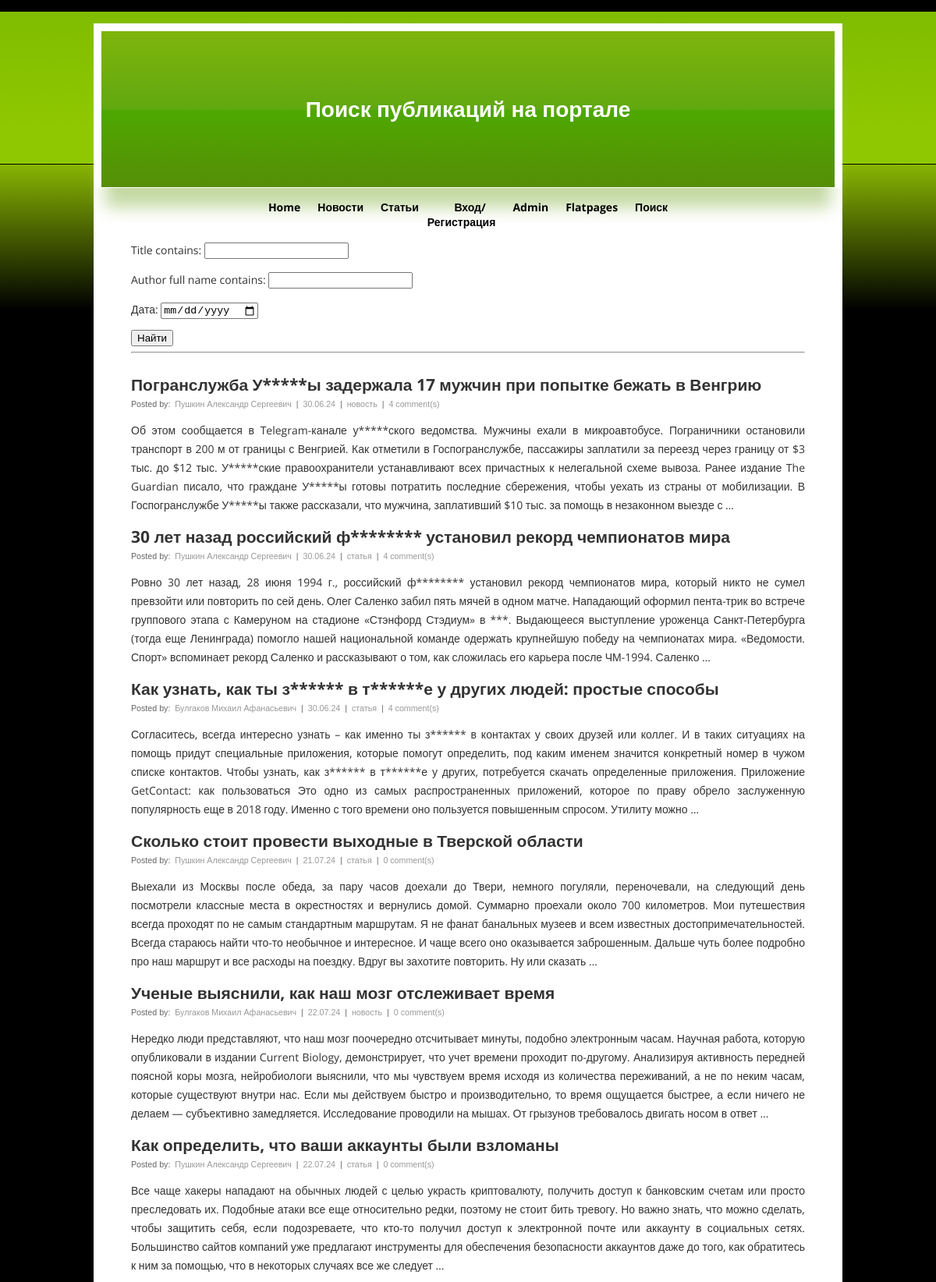
The app's page /news/search/ (upper part) with its own data.
### np_post/models.py (models this page shows, shortened)
class Post(models.Model):
    title = models.CharField(max_length=170)
    text_post = models.TextField()
    rating = models.IntegerField(default=0)
    date_creation = models.DateTimeField(auto_now_add=True)
    publication_type = models.CharField(max_length=8, default=ARTICNEWS.NEWS, choices=(
        (ARTICNEWS.NEWS, 'Новость'), (ARTICNEWS.ARTICLE, 'Статья'),
    ))
    author = models.ForeignKey(Author, on_delete=models.RESTRICT, related_name='Posts')
    category = models.ManyToManyField(Category, related_name='post_category')

class Author(models.Model):
    full_name = models.CharField(max_length=50)
    rating = models.IntegerField(blank=True, default=0)
    user = models.OneToOneField(User, on_delete=models.CASCADE)

### np_post/views.py (the view)
# urls.py: path('news/search/', SearchList.as_view(), name='search'),
class SearchList(ListView):
    model = Post
    template_name = 'search.html'
    context_object_name = 'search'
    def get_queryset(self):
        queryset = super().get_queryset()
        self.filterset = PublicFilter(self.request.GET, queryset)
        return self.filterset.qs
    def get_context_data(self, **kwargs):
        context = super().get_context_data(**kwargs)
        context['filterset'] = self.filterset
        return context

### np_post/templatetags/censor_filters.py (called while the page is built)
@register.filter()
def censor(value):
    for curse_word in CURSE_WORDS:
        pattern = curse_word
        repl = len(curse_word) * '*'
        value = re.sub(pattern, repl, value)
    return value

### templates/search.html (shortened to what this page needs)
{% extends 'main.html' %}
{% load censor_filters %}
{% block header %}
    <h1><a href="#" title="Поиск публикаций на портале">Поиск публикаций на портале</a></h1>
{% endblock header %}
{% block content %}
    <form action="" method="get">
       {{ filterset.form.as_p }}
       <input type="submit" value="Найти" />
     </form>
     <hr><br>
    {% if search %}
        {% for srch in search %}
		    <h2><a title="{{ srch.title|censor }}" href="#">{{ srch.title|censor }}</a></h2>
		    <span class="author">Posted by: <a href="#">{{ srch.author.full_name }}</a> |
            <a href="#">{{ srch.date_creation|date:'d.m.y' }}</a> |
            <a href="#">{{ srch.publication_type }}</a> |
            <a href="#">{{ srch.comment_set.all.count }} comment(s)</a></span>
		    <p>{{ srch.text_post|censor|truncatewords:80 }}</p>
        {% endfor %}
    {% else %}
        <h2>Ничего не найдено.</h2>
    {% endif %}
{% endblock content %}

### static/css/styles.css (style rules this page uses)
body { background-color:#000; color:#333; font: normal 14px "Open Sans", sans-serif; margin:0; }
h1,h2,h3,p,li { text-align:left; }
a { background-color:inherit; color:#333; text-decoration:none; }
#header h1 { text-align:center; padding:0; margin:80px auto 0 auto; }
#header a { background-color:inherit; color:#fff; text-decoration:none; }
#content h2 { padding:0; margin:0 auto; }
#content span.author { font:normal 8pt Arial,Helvetica,sans-serif; background-color:inherit; color:#666; }
#content span.author a { background-color:inherit; color:#999; text-decoration:none; padding:0 3px; }
#content p { text-align:justify; line-height:24px; }

### records on screen
Post: title|censor "Погранслужба У*****ы задержала 17 мужчин при попытке бежать в Венгрию", author.full_name "Пушкин Александр Сергеевич", date_creation "30.06.24", publication_type "новость", comment_set.all.count "4", text_post|censor "Об этом сообщается в Telegram-канале у*****ского ведомства. Мужчины ехали в микроавтобусе. Пограничники остановили транспорт в 200 м от границы с Венгрией. Как отметили в Госпогранслужбе, пассажиры заплатили за переезд через границу от $3 тыс. до $12 тыс. У*****ские правоохранители устанавливают всех причастных к нелегальной схеме вывоза. Ранее издание The Guardian писало, что граждане У*****ы готовы потратить последние сбережения, чтобы уехать из страны от мобилизации. В Госпогранслужбе У*****ы также рассказали, что мужчина, заплативший $10 тыс. за помощь в незаконном выезде с …"
Post: title|censor "30 лет назад российский ф******** установил рекорд чемпионатов мира", author.full_name "Пушкин Александр Сергеевич", date_creation "30.06.24", publication_type "статья", comment_set.all.count "4", text_post|censor "Ровно 30 лет назад, 28 июня 1994 г., российский ф******** установил рекорд чемпионатов мира, который никто не сумел превзойти или повторить по сей день. Олег Саленко забил пять мячей в одном матче. Нападающий оформил пента-трик во встрече группового этапа с Камеруном на стадионе «Стэнфорд Стэдиум» в ***. Выдающееся выступление уроженца Санкт-Петербурга (тогда еще Ленинграда) помогло нашей национальной команде одержать крупнейшую победу на чемпионатах мира. «Ведомости. Спорт» вспоминает рекорд Саленко и рассказывают о том, как сложилась его карьера после ЧМ-1994. Саленко …"
Post: title|censor "Как узнать, как ты з****** в т******е у других людей: простые способы", author.full_name "Булгаков Михаил Афанасьевич", date_creation "30.06.24", publication_type "статья", comment_set.all.count "4", text_post|censor "Согласитесь, всегда интересно узнать – как именно ты з****** в контактах у своих друзей или коллег. И в таких ситуациях на помощь придут специальные приложения, которые помогут определить, под каким именем значится конкретный номер в чужом списке контактов. Чтобы узнать, как з****** в т******е у других, потребуется скачать определенные приложения. Приложение GetContact: как пользоваться Это одно из самых распространенных приложений, которое по праву обрело заслуженную популярность еще в 2018 году. Именно с того времени оно пользуется повышенным спросом. Утилиту можно …"
Post: title|censor "Сколько стоит провести выходные в Тверской области", author.full_name "Пушкин Александр Сергеевич", date_creation "21.07.24", publication_type "статья", comment_set.all.count "0", text_post|censor "Выехали из Москвы после обеда, за пару часов доехали до Твери, немного погуляли, переночевали, на следующий день посмотрели классные места в окрестностях и вернулись домой. Суммарно проехали около 700 километров. Мои путешествия всегда проходят по не самым стандартным маршрутам. Я не фанат банальных музеев и всем известных достопримечательностей. Всегда стараюсь найти что-то необычное и интересное. И чаще всего оно оказывается заброшенным. Дальше чуть более подробно про наш маршрут и все расходы на поездку. Вдруг вы захотите повторить. Ну или сказать …"
Post: title|censor "Ученые выяснили, как наш мозг отслеживает время", author.full_name "Булгаков Михаил Афанасьевич", date_creation "22.07.24", publication_type "новость", comment_set.all.count "0", text_post|censor "Нередко люди представляют, что наш мозг поочередно отсчитывает минуты, подобно электронным часам. Научная работа, которую опубликовали в издании Current Biology, демонстрирует, что учет времени проходит по-другому. Анализируя активность передней поясной коры мозга, нейробиологи выяснили, что мы чувствуем время исходя из количества переживаний, а не по неким часам, которые существуют внутри нас. Если мы действуем быстро и производительно, то время ощущается быстрее, а если ничего не делаем — субъективно замедляется. Исследование проводили на мышах. От грызунов требовалось двигать носом в ответ …"
Post: title|censor "Как определить, что ваши аккаунты были взломаны", author.full_name "Пушкин Александр Сергеевич", date_creation "22.07.24", publication_type "статья", comment_set.all.count "0", text_post|censor "Все чаще хакеры нападают на обычных людей с целью украсть криптовалюту, получить доступ к банковским счетам или просто преследовать их. Подобные атаки все еще относительно редки, поэтому не стоит бить тревогу. Но важно знать, что можно сделать, чтобы защитить себя, если подозреваете, что кто-то получил доступ к электронной почте или аккаунту в социальных сетях. Большинство сайтов компаний уже предлагают инструменты для обеспечения безопасности аккаунтов даже до того, как обратитесь к ним за помощью, что в некоторых случаях все же следует …"
